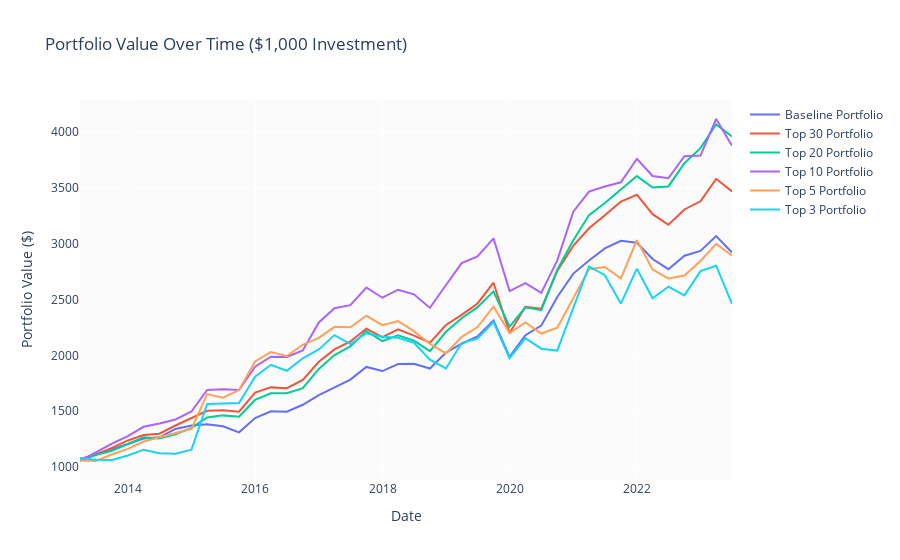

Here is the notebook cell this chart was saved with:
### Code cell
import plotly.graph_objects as go

# Assuming you have a dataframe 'df_avg' with columns 'datadate', 'baseline_portfolio', and 'top_10'

# Calculate the cumulative return for both portfolios
df_avg['baseline_cum_return'] = (1 + df_avg['baseline']).cumprod()
df_avg['top_30_cum_return'] = (1 + df_avg['top_30']).cumprod()
df_avg['top_20_cum_return'] = (1 + df_avg['top_20']).cumprod()
df_avg['top_10_cum_return'] = (1 + df_avg['top_10']).cumprod()
df_avg['top_5_cum_return'] = (1 + df_avg['top_5']).cumprod()
df_avg['top_3_cum_return'] = (1 + df_avg['top_3']).cumprod()

# Calculate the value over time of a $1,000 investment
initial_investment = 1000
df_avg['baseline_value'] = initial_investment * df_avg['baseline_cum_return']
df_avg['top_30_value'] = initial_investment * df_avg['top_30_cum_return']
df_avg['top_20_value'] = initial_investment * df_avg['top_20_cum_return']
df_avg['top_10_value'] = initial_investment * df_avg['top_10_cum_return']
df_avg['top_5_value'] = initial_investment * df_avg['top_5_cum_return']
df_avg['top_3_value'] = initial_investment * df_avg['top_3_cum_return']

# Create the plot
fig = go.Figure()

# Add baseline portfolio trace
fig.add_trace(go.Scatter(x=df_avg['datadate'], y=df_avg['baseline_value'],
                         mode='lines', name='Baseline Portfolio'))

# Add top_10 portfolio trace
fig.add_trace(go.Scatter(x=df_avg['datadate'], y=df_avg['top_30_value'],
                         mode='lines', name='Top 30 Portfolio'))

# Add top_10 portfolio trace
fig.add_trace(go.Scatter(x=df_avg['datadate'], y=df_avg['top_20_value'],
                         mode='lines', name='Top 20 Portfolio'))

# Add top_10 portfolio trace
fig.add_trace(go.Scatter(x=df_avg['datadate'], y=df_avg['top_10_value'],
                         mode='lines', name='Top 10 Portfolio'))

# Add top_10 portfolio trace
fig.add_trace(go.Scatter(x=df_avg['datadate'], y=df_avg['top_5_value'],
                         mode='lines', name='Top 5 Portfolio'))

# Add top_10 portfolio trace
fig.add_trace(go.Scatter(x=df_avg['datadate'], y=df_avg['top_3_value'],
                         mode='lines', name='Top 3 Portfolio'))

# Update the layout
fig.update_layout(
    title='Portfolio Value Over Time ($1,000 Investment)',
    xaxis_title='Date',
    yaxis_title='Portfolio Value ($)',
)

# Show the plot
fig.show()
